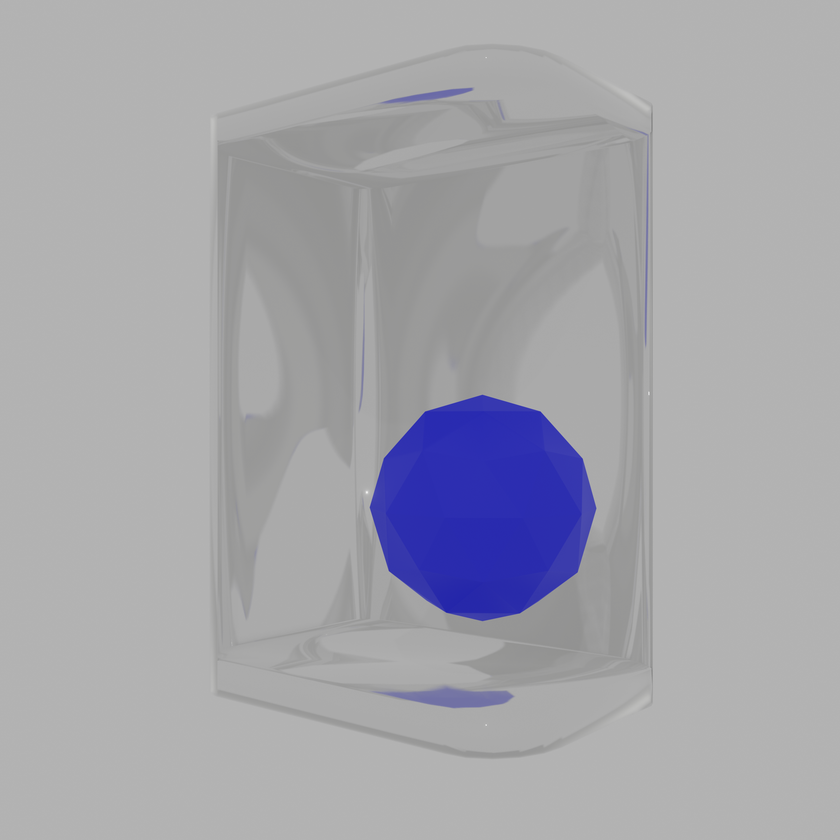
#> input picture Input/normal_image.png, 840 x 840 px, shrunk from 2480 x 2480 before the run, found by its file name
$ python image_warp.py
#> lines starting #> are read from the running program, lines starting #| are printed output that depends on the picture; after the words box and inside, x2 and y2 are one past the last pixel; in counts of white or black regions, pixels touching at a corner belong together
import json
import cv2
import numpy as np
from pathlib import Path

MAP_JSON = "curved_screen_warp_map.json"
INPUT_IMAGE = "normal_image.png"
OUTPUT_IMAGE = "distorted_test.png"

# 如果你想强制输出尺寸，可以改这里。
# None = 使用 Blender JSON 里的 render_resolution。
FORCE_OUT_SIZE = None
# FORCE_OUT_SIZE = (1920, 1080)


def build_remap_from_triangles(json_path, in_w, in_h, out_w, out_h):
    with open(json_path, "r", encoding="utf-8") as f:
        data = json.load(f)

    map_x = np.full((out_h, out_w), -1, dtype=np.float32)
    map_y = np.full((out_h, out_w), -1, dtype=np.float32)

    for item in data["triangles"]:
        dst_uv = np.array(item["dst"], dtype=np.float32)
        src_uv = np.array(item["src"], dtype=np.float32)

        # dst_uv 来自 Blender camera view:
        # x: 0 left -> 1 right
        # y: 0 bottom -> 1 top
        #
        # OpenCV:
        # x: 0 left -> width
        # y: 0 top -> height

        dst = np.zeros((3, 2), dtype=np.float32)
        dst[:, 0] = dst_uv[:, 0] * (out_w - 1)
        dst[:, 1] = (1.0 - dst_uv[:, 1]) * (out_h - 1)

        # src_uv 来自 Blender UV:
        # u: 0 left -> 1 right
        # v: 0 bottom -> 1 top
        #
        # OpenCV image y 方向相反，所以这里也 flip v
        src = np.zeros((3, 2), dtype=np.float32)
        src[:, 0] = src_uv[:, 0] * (in_w - 1)
        src[:, 1] = (1.0 - src_uv[:, 1]) * (in_h - 1)

        # 计算从 output triangle 到 source triangle 的 affine
        affine = cv2.getAffineTransform(dst, src)

        x_min = max(int(np.floor(dst[:, 0].min())), 0)
        x_max = min(int(np.ceil(dst[:, 0].max())), out_w - 1)
        y_min = max(int(np.floor(dst[:, 1].min())), 0)
        y_max = min(int(np.ceil(dst[:, 1].max())), out_h - 1)

        if x_max < x_min or y_max < y_min:
            continue

        xs, ys = np.meshgrid(
            np.arange(x_min, x_max + 1, dtype=np.float32),
            np.arange(y_min, y_max + 1, dtype=np.float32)
        )

        local_mask = np.zeros(
            (y_max - y_min + 1, x_max - x_min + 1),
            dtype=np.uint8
        )

        local_poly = dst.copy()
        local_poly[:, 0] -= x_min
        local_poly[:, 1] -= y_min

        cv2.fillConvexPoly(
            local_mask,
            np.round(local_poly).astype(np.int32),
            255
        )

        src_x = affine[0, 0] * xs + affine[0, 1] * ys + affine[0, 2]
        src_y = affine[1, 0] * xs + affine[1, 1] * ys + affine[1, 2]

        region_x = map_x[y_min:y_max + 1, x_min:x_max + 1]
        region_y = map_y[y_min:y_max + 1, x_min:x_max + 1]

        inside = local_mask > 0
        region_x[inside] = src_x[inside]
        region_y[inside] = src_y[inside]

    return map_x, map_y


def main():
    json_path = Path(MAP_JSON)
    input_path = Path(INPUT_IMAGE)

    if not json_path.exists():
        raise FileNotFoundError(f"找不到 map json: {json_path}")

    if not input_path.exists():
        raise FileNotFoundError(f"找不到输入图片: {input_path}")

    img = cv2.imread(str(input_path), cv2.IMREAD_COLOR)
#> img is the input picture: shape (840, 840, 3); mean B, G, R 171.6, 164.7, 164.6

    if img is None:
        raise RuntimeError(f"OpenCV 无法读取图片: {input_path}")

    in_h, in_w = img.shape[:2]
#> in_h = 840; in_w = 840

    with open(json_path, "r", encoding="utf-8") as f:
#> (reads curved_screen_warp_map.json from the repository)
        data = json.load(f)

    if FORCE_OUT_SIZE is None:
        out_w, out_h = data["render_resolution"]
    else:
        out_w, out_h = FORCE_OUT_SIZE

    print("Input image:", in_w, "x", in_h)
#| Input image: 840 x 840
    print("Output image:", out_w, "x", out_h)
    print("Triangles:", len(data["triangles"]))

    map_x, map_y = build_remap_from_triangles(
        MAP_JSON,
        in_w,
        in_h,
        out_w,
        out_h
    )
#> after the loop in build_remap_from_triangles, `for item in data["triangles"]:`:
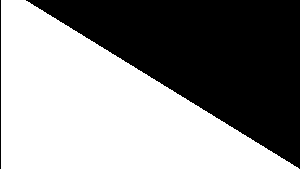
#> local_mask: shape (169, 300); 53.9% white; 2 black regions, box (x1, y1, x2, y2) and area: (26, 0, 300, 169) 23185, (0, 0, 1, 169) 169
#> after the loop in build_remap_from_triangles, `for item in data["triangles"]:`:
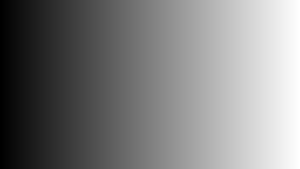
#> region_x: shape (169, 300) float32; min 270.2, max 319.9, mean 295.1; drawn with min black and max white
#> after the loop in build_remap_from_triangles, `for item in data["triangles"]:`:
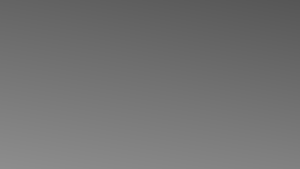
#> region_y: shape (169, 300) float32; min 86.46, max 141.7, mean 114.7

    warped = cv2.remap(
        img,
        map_x,
        map_y,
        interpolation=cv2.INTER_LINEAR,
        borderMode=cv2.BORDER_CONSTANT,
        borderValue=(0, 0, 0)
    )
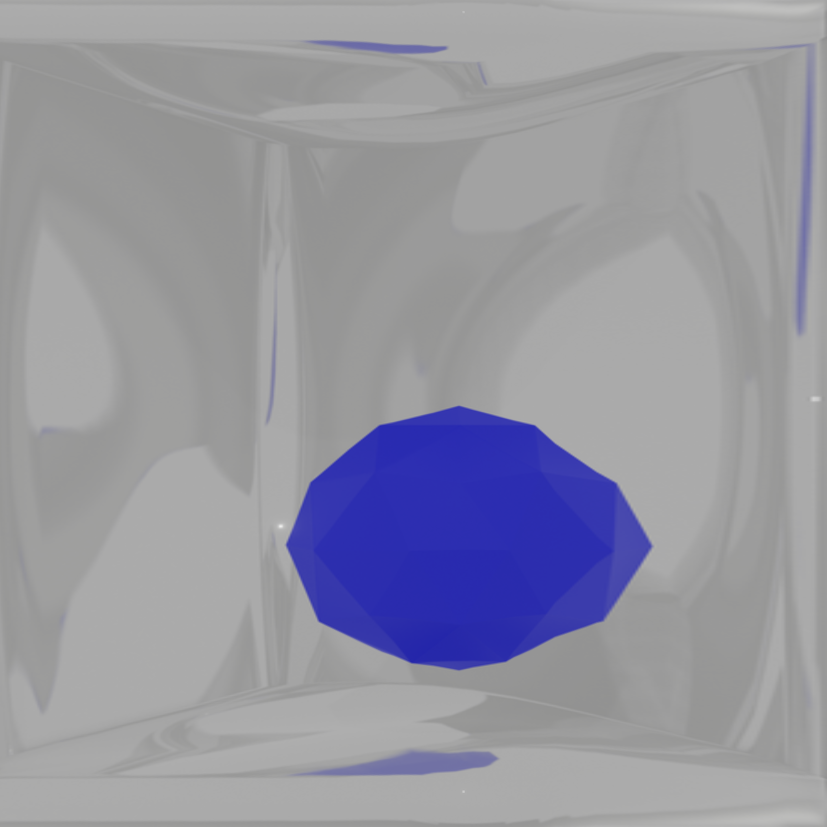
#> warped: shape (2480, 2480, 3) (shown at 1/3 size); mean B, G, R 161.9, 149.1, 148.9

    cv2.imwrite(OUTPUT_IMAGE, warped)
    print("Saved:", OUTPUT_IMAGE)


if __name__ == "__main__":
    main()
